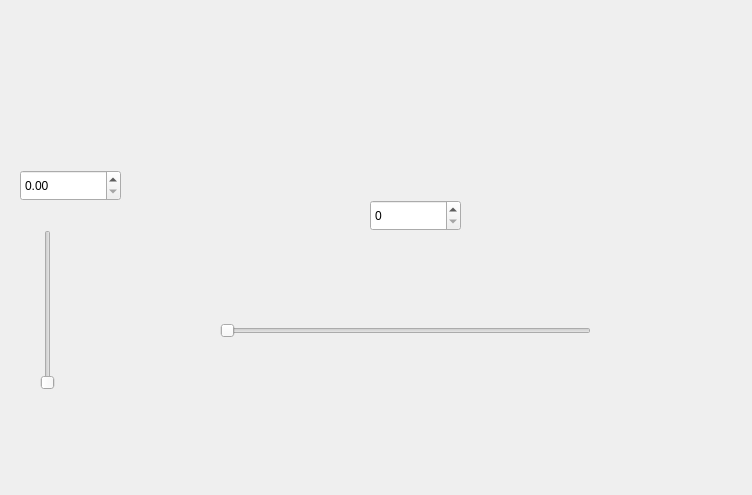
<?xml version="1.0" encoding="UTF-8"?>
<ui version="4.0">
 <class>Widget</class>
 <widget class="QWidget" name="Widget">
  <property name="geometry">
   <rect>
    <x>0</x>
    <y>0</y>
    <width>752</width>
    <height>495</height>
   </rect>
  </property>
  <property name="windowTitle">
   <string>Widget</string>
  </property>
  <widget class="QSlider" name="horizontalSlider">
   <property name="geometry">
    <rect>
     <x>220</x>
     <y>320</y>
     <width>371</width>
     <height>21</height>
    </rect>
   </property>
   <property name="orientation">
    <enum>Qt::Horizontal</enum>
   </property>
  </widget>
  <widget class="QSlider" name="verticalSlider">
   <property name="geometry">
    <rect>
     <x>40</x>
     <y>230</y>
     <width>16</width>
     <height>160</height>
    </rect>
   </property>
   <property name="orientation">
    <enum>Qt::Vertical</enum>
   </property>
  </widget>
  <widget class="QSpinBox" name="spinBox">
   <property name="geometry">
    <rect>
     <x>370</x>
     <y>200</y>
     <width>91</width>
     <height>31</height>
    </rect>
   </property>
  </widget>
  <widget class="QDoubleSpinBox" name="doubleSpinBox">
   <property name="geometry">
    <rect>
     <x>20</x>
     <y>170</y>
     <width>101</width>
     <height>31</height>
    </rect>
   </property>
  </widget>
 </widget>
 <layoutdefault spacing="6" margin="11"/>
 <resources/>
 <connections/>
</ui>
